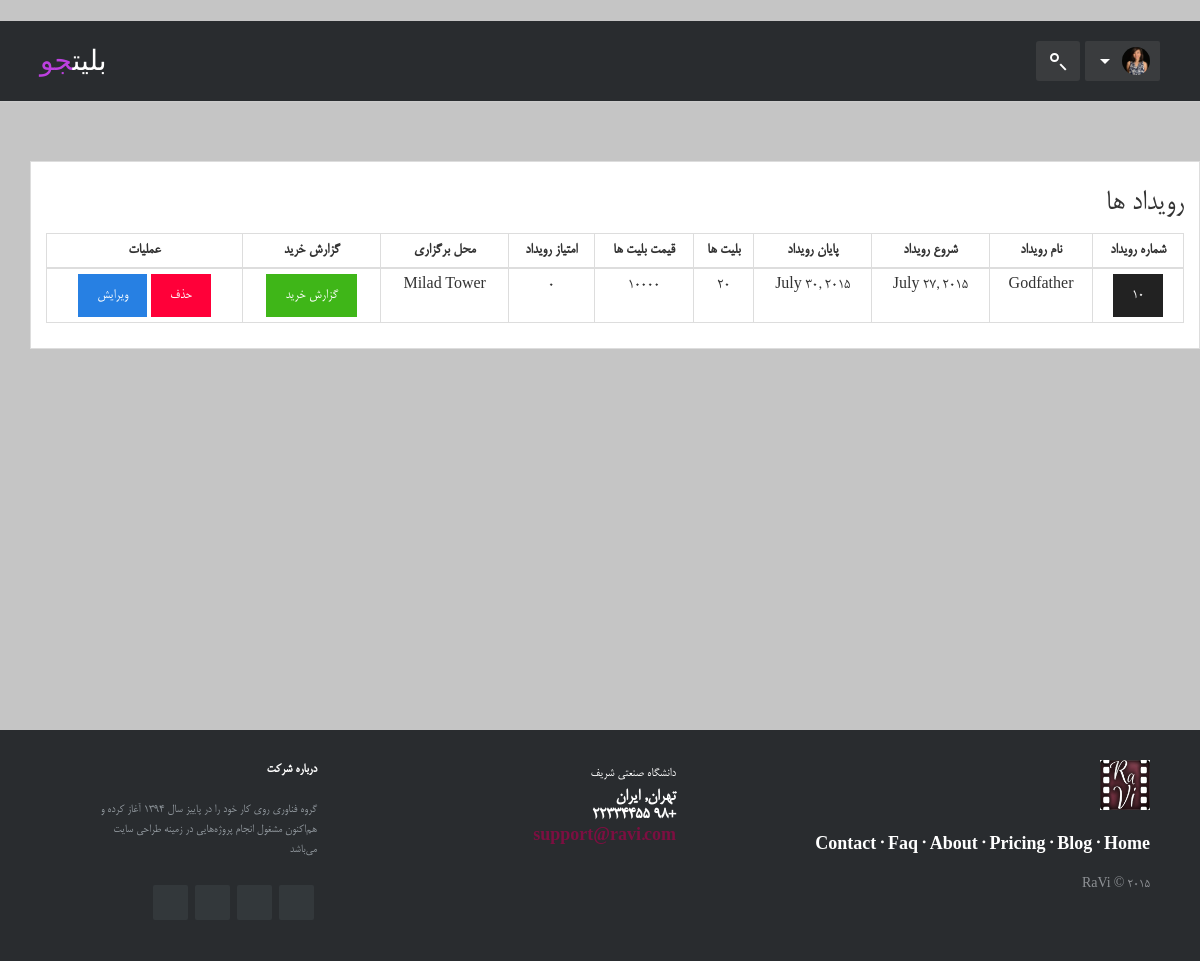
The page /my-admin/events/all/ (signed in) on the database as committed earlier.
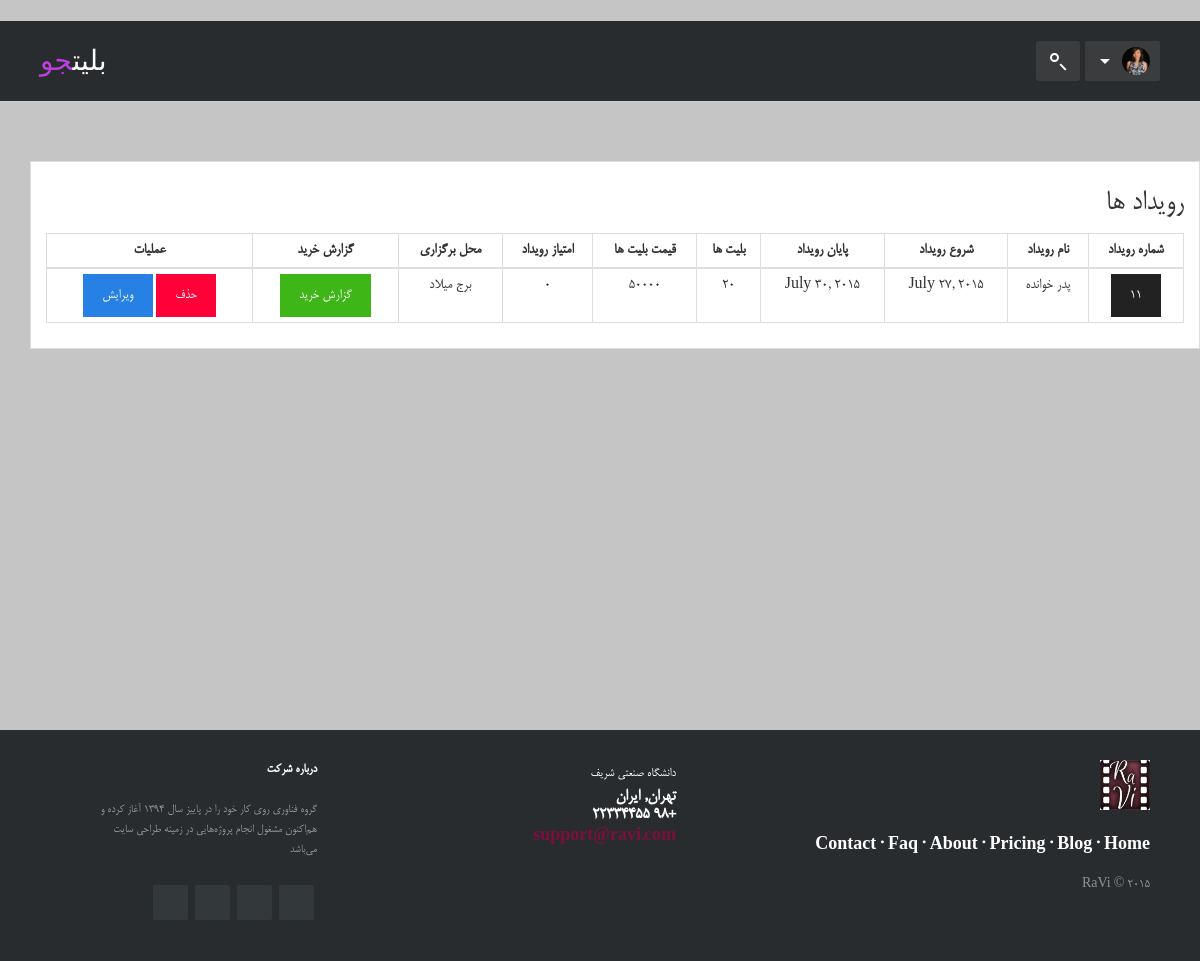
The same page on the database as committed later.
### event/models.py (models this page shows, shortened)
class Event(models.Model):
    name = models.CharField(max_length=100)
    duration = models.FloatField()
    desc = models.CharField(max_length=100)
    date = models.DateField()
    deadline = models.DateField()
    picture = models.ImageField(upload_to='static/images')
    place = models.CharField(max_length=100)
    ticket_num = models.IntegerField()
    type = models.CharField(max_length=100)
    sub_type = models.CharField(max_length=100)
    address = models.CharField(max_length=200)
    ticket_price = models.CharField(max_length=8)
    rate = models.IntegerField()

### event/views.py (the view)
# urls.py: url(r'^events/([a-zA-Z0-9]+)/', eventsType),
def eventsType(request, e_type):
    is_signed_in = request.user.is_authenticated()
    is_admin = request.user.is_superuser
    types1 = Type.objects.all()
    if e_type == 'all':
        allEvents = Event.objects.all()
        e_type = 'all'
        return render(request, 'events_admin.html', {'guest': not is_signed_in, 'signed_in': is_signed_in,
                                                     'admin': is_admin, 'types':types1, 'type': e_type,
                                                     'events': allEvents})

### templates/events_admin.html (shortened to what this page needs)
﻿{% extends "base.html" %}
{% load staticfiles %}
{% block body %}
    <section style="padding-top: 60px;padding-bottom: 30%;padding-left: 70px">
        <div class="container thumbnail">
            <h2 class="farsi-font" >رویداد ها</h2>
            <table class="table table-bordered table-condensed">
                <thead>
                <tr>
                    <th class="text-center farsi-font">شماره رویداد</th>
                    <th class="text-center farsi-font">نام رویداد</th>
                    <th class="text-center farsi-font">شروع رویداد</th>
                    <th class="text-center farsi-font">پایان رویداد</th>
                    <th class="text-center farsi-font">بلیت ها</th>
                    <th class="text-center farsi-font">قیمت بلیت ها</th>
                    <th class="text-center farsi-font">امتیاز رویداد</th>
                    <th class="text-center farsi-font">محل برگزاری</th>
                    <th class="text-center farsi-font">گزارش خرید</th>
                    <th class="text-center farsi-font">عملیات</th>
                </tr>
                </thead>
                <tbody>
                {% for event in events %}
                    <tr>
                        <td class="text-center farsi-font"><a href="/my-admin/tickets/{{ event.id }}/" class="btn btn-default" >{{event.id}}</a></td>
                        <td class="text-center farsi-font">{{event.name}}</td>
                        <td class="text-center farsi-font">{{event.date}}</td>
                        <td class="text-center farsi-font">{{event.deadline}}</td>
                        <td class="text-center farsi-font">{{event.ticket_num}}</td>
                        <td class="text-center farsi-font">{{event.ticket_price}}</td>
                        <td class="text-center farsi-font">{{event.rate}}</td>
                        <td class="text-center farsi-font">{{event.place}}</td>
                        <td class="text-center farsi-font"><a href="/my-admin/buys/{{ event.id }}/" class="btn btn-success">گزارش خرید</a></td>
                        <td class="text-center farsi-font"><a href="/events-delete/{{ event.id }}/" class="btn btn-danger" >حذف</a> <a href="/edit-event/{{ event.id }}/" class="btn btn-primary" >ویرایش</a></td>
                    </tr>
                {% endfor %}
                </tbody>
            </table>
        </div>
    </section>
{% endblock body %}

Rows that differ between the two databases and show on the page:
removed Event: id "10", name "Godfather", date "July 27, 2015", deadline "July 30, 2015", ticket_num "20", ticket_price "10000", rate "0", place "Milad Tower"
added Event: id "11", name "پدر خوانده", date "July 27, 2015", deadline "July 30, 2015", ticket_num "20", ticket_price "۵۰۰۰۰", rate "0", place "برج میلاد"
